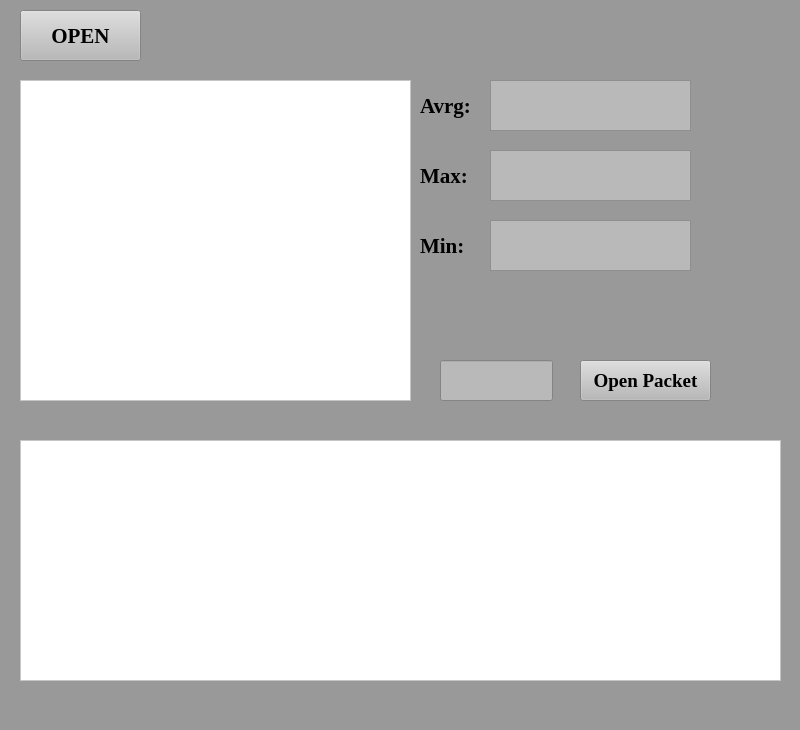
<?xml version="1.0" encoding="UTF-8"?>
<ui version="4.0">
 <class>Sniffer</class>
 <widget class="QMainWindow" name="Sniffer">
  <property name="geometry">
   <rect>
    <x>0</x>
    <y>0</y>
    <width>800</width>
    <height>730</height>
   </rect>
  </property>
  <property name="minimumSize">
   <size>
    <width>800</width>
    <height>730</height>
   </size>
  </property>
  <property name="maximumSize">
   <size>
    <width>800</width>
    <height>730</height>
   </size>
  </property>
  <property name="windowTitle">
   <string>MainWindow</string>
  </property>
  <property name="styleSheet">
   <string notr="true">background-color: qconicalgradient(cx:0.5, cy:0.5, angle:0, stop:0 rgba(35, 40, 3, 255), stop:0.16 rgba(136, 106, 22, 255), stop:0.225 rgba(166, 140, 41, 255), stop:0.285 rgba(204, 181, 74, 255), stop:0.345 rgba(235, 219, 102, 255), stop:0.415 rgba(245, 236, 112, 255), stop:0.52 rgba(209, 190, 76, 255), stop:0.57 rgba(187, 156, 51, 255), stop:0.635 rgba(168, 142, 42, 255), stop:0.695 rgba(202, 174, 68, 255), stop:0.75 rgba(218, 202, 86, 255), stop:0.815 rgba(208, 187, 73, 255), stop:0.88 rgba(187, 156, 51, 255), stop:0.935 rgba(137, 108, 26, 255), stop:1 rgba(35, 40, 3, 255));
background-color: rgb(153, 153, 153);</string>
  </property>
  <widget class="QWidget" name="centralwidget">
   <widget class="QPushButton" name="Open">
    <property name="geometry">
     <rect>
      <x>20</x>
      <y>10</y>
      <width>121</width>
      <height>51</height>
     </rect>
    </property>
    <property name="font">
     <font>
      <family>Times New Roman</family>
      <pointsize>16</pointsize>
      <weight>75</weight>
      <bold>true</bold>
     </font>
    </property>
    <property name="styleSheet">
     <string notr="true">background-color: rgb(185, 185, 185);</string>
    </property>
    <property name="text">
     <string>OPEN</string>
    </property>
   </widget>
   <widget class="QTextEdit" name="Text">
    <property name="geometry">
     <rect>
      <x>20</x>
      <y>80</y>
      <width>391</width>
      <height>321</height>
     </rect>
    </property>
    <property name="font">
     <font>
      <pointsize>14</pointsize>
      <weight>75</weight>
      <bold>true</bold>
     </font>
    </property>
    <property name="styleSheet">
     <string notr="true">background-color: rgb(255, 255, 255);</string>
    </property>
    <property name="readOnly">
     <bool>true</bool>
    </property>
   </widget>
   <widget class="QTextEdit" name="Avrg">
    <property name="geometry">
     <rect>
      <x>490</x>
      <y>80</y>
      <width>201</width>
      <height>51</height>
     </rect>
    </property>
    <property name="font">
     <font>
      <pointsize>18</pointsize>
      <weight>75</weight>
      <bold>true</bold>
     </font>
    </property>
    <property name="styleSheet">
     <string notr="true">background-color: rgb(185, 185, 185);</string>
    </property>
    <property name="readOnly">
     <bool>true</bool>
    </property>
   </widget>
   <widget class="QTextEdit" name="Max">
    <property name="geometry">
     <rect>
      <x>490</x>
      <y>150</y>
      <width>201</width>
      <height>51</height>
     </rect>
    </property>
    <property name="font">
     <font>
      <pointsize>18</pointsize>
      <weight>75</weight>
      <bold>true</bold>
     </font>
    </property>
    <property name="styleSheet">
     <string notr="true">background-color: rgb(185, 185, 185);</string>
    </property>
    <property name="readOnly">
     <bool>true</bool>
    </property>
    <property name="html">
     <string>&lt;!DOCTYPE HTML PUBLIC &quot;-//W3C//DTD HTML 4.0//EN&quot; &quot;http://www.w3.org/TR/REC-html40/strict.dtd&quot;&gt;
&lt;html&gt;&lt;head&gt;&lt;meta name=&quot;qrichtext&quot; content=&quot;1&quot; /&gt;&lt;style type=&quot;text/css&quot;&gt;
p, li { white-space: pre-wrap; }
&lt;/style&gt;&lt;/head&gt;&lt;body style=&quot; font-family:'MS Shell Dlg 2'; font-size:18pt; font-weight:600; font-style:normal;&quot;&gt;
&lt;p style=&quot;-qt-paragraph-type:empty; margin-top:0px; margin-bottom:0px; margin-left:0px; margin-right:0px; -qt-block-indent:0; text-indent:0px; font-size:8pt; font-weight:400;&quot;&gt;&lt;br /&gt;&lt;/p&gt;&lt;/body&gt;&lt;/html&gt;</string>
    </property>
   </widget>
   <widget class="QTextEdit" name="Min">
    <property name="geometry">
     <rect>
      <x>490</x>
      <y>220</y>
      <width>201</width>
      <height>51</height>
     </rect>
    </property>
    <property name="font">
     <font>
      <pointsize>18</pointsize>
      <weight>75</weight>
      <bold>true</bold>
     </font>
    </property>
    <property name="styleSheet">
     <string notr="true">background-color: rgb(185, 185, 185);</string>
    </property>
    <property name="readOnly">
     <bool>true</bool>
    </property>
    <property name="html">
     <string>&lt;!DOCTYPE HTML PUBLIC &quot;-//W3C//DTD HTML 4.0//EN&quot; &quot;http://www.w3.org/TR/REC-html40/strict.dtd&quot;&gt;
&lt;html&gt;&lt;head&gt;&lt;meta name=&quot;qrichtext&quot; content=&quot;1&quot; /&gt;&lt;style type=&quot;text/css&quot;&gt;
p, li { white-space: pre-wrap; }
&lt;/style&gt;&lt;/head&gt;&lt;body style=&quot; font-family:'MS Shell Dlg 2'; font-size:18pt; font-weight:600; font-style:normal;&quot;&gt;
&lt;p style=&quot;-qt-paragraph-type:empty; margin-top:0px; margin-bottom:0px; margin-left:0px; margin-right:0px; -qt-block-indent:0; text-indent:0px; font-size:8pt; font-weight:400;&quot;&gt;&lt;br /&gt;&lt;/p&gt;&lt;/body&gt;&lt;/html&gt;</string>
    </property>
   </widget>
   <widget class="QLabel" name="label">
    <property name="geometry">
     <rect>
      <x>420</x>
      <y>150</y>
      <width>61</width>
      <height>51</height>
     </rect>
    </property>
    <property name="font">
     <font>
      <family>Times New Roman</family>
      <pointsize>16</pointsize>
      <weight>75</weight>
      <bold>true</bold>
     </font>
    </property>
    <property name="text">
     <string>Max:</string>
    </property>
   </widget>
   <widget class="QLabel" name="label_2">
    <property name="geometry">
     <rect>
      <x>420</x>
      <y>220</y>
      <width>61</width>
      <height>51</height>
     </rect>
    </property>
    <property name="font">
     <font>
      <family>Times New Roman</family>
      <pointsize>16</pointsize>
      <weight>75</weight>
      <bold>true</bold>
     </font>
    </property>
    <property name="text">
     <string>Min:</string>
    </property>
   </widget>
   <widget class="QLabel" name="label_3">
    <property name="geometry">
     <rect>
      <x>420</x>
      <y>80</y>
      <width>61</width>
      <height>51</height>
     </rect>
    </property>
    <property name="font">
     <font>
      <family>Times New Roman</family>
      <pointsize>16</pointsize>
      <weight>75</weight>
      <bold>true</bold>
     </font>
    </property>
    <property name="text">
     <string>Avrg:</string>
    </property>
   </widget>
   <widget class="QLineEdit" name="Num">
    <property name="geometry">
     <rect>
      <x>440</x>
      <y>360</y>
      <width>113</width>
      <height>41</height>
     </rect>
    </property>
    <property name="font">
     <font>
      <pointsize>14</pointsize>
      <weight>75</weight>
      <bold>true</bold>
     </font>
    </property>
    <property name="styleSheet">
     <string notr="true">background-color: rgb(185, 185, 185);</string>
    </property>
   </widget>
   <widget class="QPushButton" name="pushButton">
    <property name="geometry">
     <rect>
      <x>580</x>
      <y>360</y>
      <width>131</width>
      <height>41</height>
     </rect>
    </property>
    <property name="font">
     <font>
      <family>Times New Roman</family>
      <pointsize>14</pointsize>
      <weight>75</weight>
      <bold>true</bold>
     </font>
    </property>
    <property name="styleSheet">
     <string notr="true">background-color: rgb(185, 185, 185);</string>
    </property>
    <property name="text">
     <string>Open Packet</string>
    </property>
   </widget>
   <widget class="QTextEdit" name="Pack">
    <property name="geometry">
     <rect>
      <x>20</x>
      <y>440</y>
      <width>761</width>
      <height>241</height>
     </rect>
    </property>
    <property name="font">
     <font>
      <pointsize>16</pointsize>
      <weight>75</weight>
      <bold>true</bold>
     </font>
    </property>
    <property name="styleSheet">
     <string notr="true">background-color: rgb(255, 255, 255);</string>
    </property>
    <property name="html">
     <string>&lt;!DOCTYPE HTML PUBLIC &quot;-//W3C//DTD HTML 4.0//EN&quot; &quot;http://www.w3.org/TR/REC-html40/strict.dtd&quot;&gt;
&lt;html&gt;&lt;head&gt;&lt;meta name=&quot;qrichtext&quot; content=&quot;1&quot; /&gt;&lt;style type=&quot;text/css&quot;&gt;
p, li { white-space: pre-wrap; }
&lt;/style&gt;&lt;/head&gt;&lt;body style=&quot; font-family:'MS Shell Dlg 2'; font-size:16pt; font-weight:600; font-style:normal;&quot;&gt;
&lt;p style=&quot;-qt-paragraph-type:empty; margin-top:0px; margin-bottom:0px; margin-left:0px; margin-right:0px; -qt-block-indent:0; text-indent:0px; font-size:24pt;&quot;&gt;&lt;br /&gt;&lt;/p&gt;&lt;/body&gt;&lt;/html&gt;</string>
    </property>
   </widget>
  </widget>
  <widget class="QMenuBar" name="menubar">
   <property name="geometry">
    <rect>
     <x>0</x>
     <y>0</y>
     <width>800</width>
     <height>26</height>
    </rect>
   </property>
  </widget>
  <widget class="QStatusBar" name="statusbar"/>
 </widget>
 <resources/>
 <connections/>
</ui>
